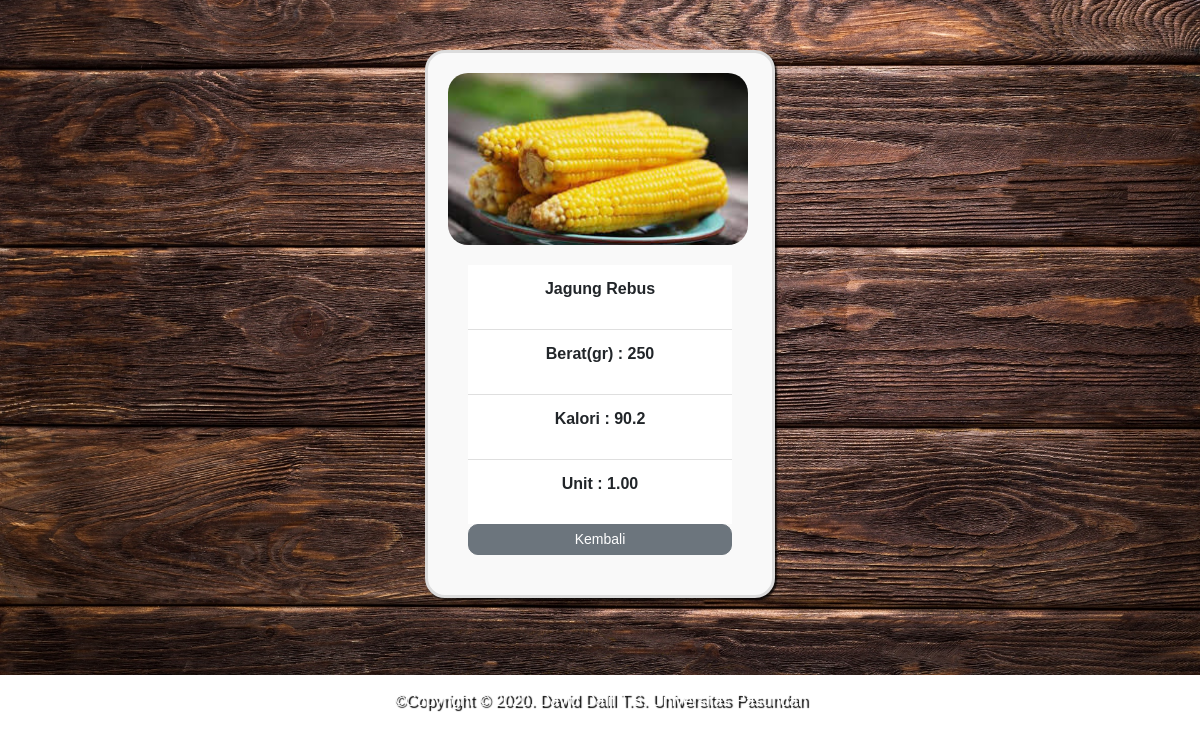
The app's page /PW-FINAL-PROJECT-193040002/php/detail.php?id=1 with its own data.
### tables this page shows
CREATE TABLE `makanan_pokok` (
  `id` int(11) NOT NULL,
  `gambar` varchar(200) NOT NULL,
  `nama_makanan` varchar(250) NOT NULL,
  `berat` char(100) NOT NULL,
  `kalori` char(10) NOT NULL,
  `unit` char(10) NOT NULL
);

### PW-FINAL-PROJECT-193040002/php/functions.php (called while the page is built, shortened)
<?php
function koneksi()
{
  return mysqli_connect('localhost', 'root', '', 'tubes_193040002');
}
function query($sql)
{
  $conn = koneksi();
  $result = mysqli_query($conn, $sql);
  $rows = [];
  while ($row = mysqli_fetch_assoc($result)) {
    $rows[] = $row;
  }
  return $rows;
}

### PW-FINAL-PROJECT-193040002/php/detail.php (the view, shortened to what this page needs)
<?php
require 'functions.php';
$id = $_GET['id'];
$mkn = query("SELECT * FROM makanan_pokok WHERE id = $id")[0];
?>
<!DOCTYPE html>
<html lang="en">
<head>
  <link rel="stylesheet" href="https://stackpath.bootstrapcdn.com/bootstrap/4.4.1/css/bootstrap.min.css">
</head>
<body>
  <div class="container">
    <div class="row">
      <div class="col-lg-12">
        <img src="../assets/img/<?= $mkn['gambar']; ?>" width="250">
        <div class="card-body">
          <div class="keterangan">
            <ul class="list-group list-group-flush" style="text-align: center;">
              <li class="list-group-item">
                <p><?= $mkn['nama_makanan']; ?></p>
              </li>
              <li class="list-group-item">
                <p>Berat(gr) : <?= $mkn['berat']; ?></p>
              </li>
              <li class="list-group-item">
                <p>Kalori : <?= $mkn['kalori']; ?></p>
              </li>
              <li class="list-group-item">
                <p>Unit : <?= $mkn['unit']; ?></p>
              </li>
            </ul>
          </div>
          <a href="../index.php" class="btn btn-secondary btn-sm btn-block" style="border-radius: 10px;">Kembali</a>
        </div>
      </div>
    </div>
  </div>
  <hr>
  <br>
  <footer>
    <div class="cpr">
      <p align="center">&#169;Copyright &copy 2020. David Dalil T.S. Universitas Pasundan</p>
    </div>
  </footer>
</body>
</html>

### PW-FINAL-PROJECT-193040002/php/detail.php (style rules this page uses)
body { background-image: url("../assets/img/bg.jpg"); background-repeat: no-repeat; background-size: 100%; font-family: Arial, Helvetica, sans-serif; }
img { width: 300px; border-radius: 20px; }
.container { width: 350px; min-height: 350px; border: gainsboro solid 3px; background: #f9f9f9; padding: 20px; margin: 50px auto; box-shadow: 2px 2px 2px rgba(0, 0, 0, 0.8); border-radius: 20px; }
li { font-weight: bold; }
.cpr { color: white; text-shadow: 3px 2px 1px black; }

### records on screen
makanan_pokok: gambar (picture), nama_makanan "Jagung Rebus", berat "250", kalori "90.2", unit "1.00"
